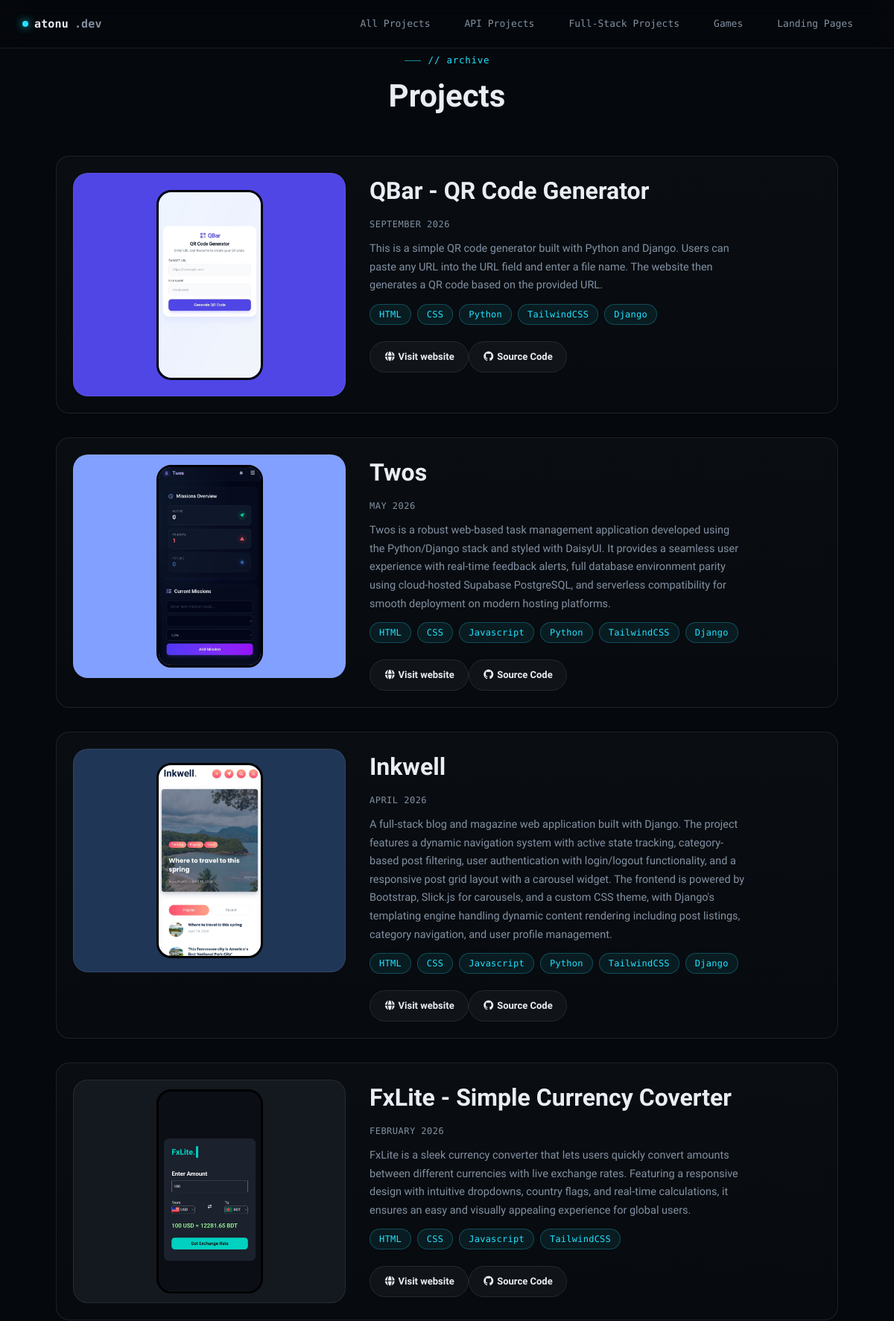
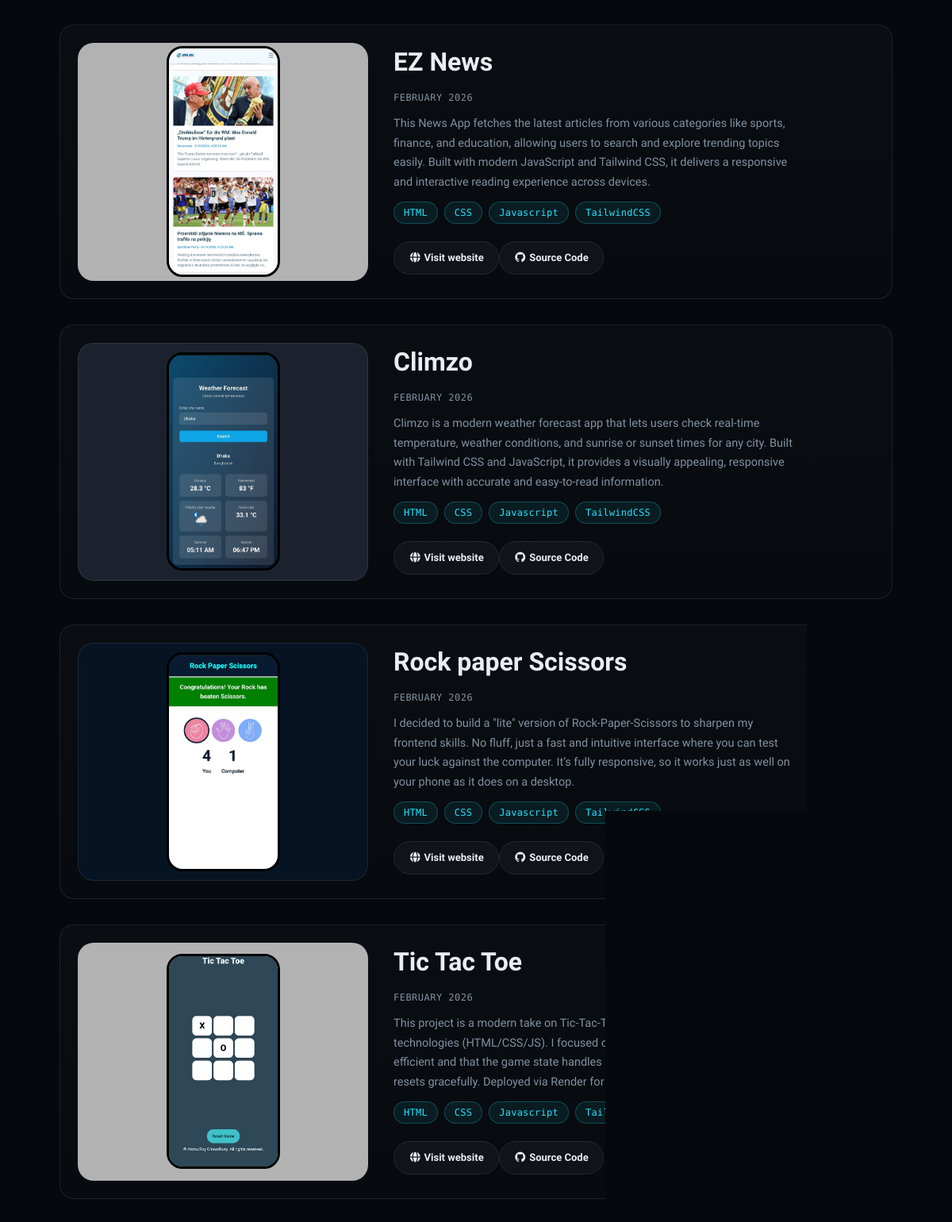
/projects/ (upper part), run on the app's committed database (2 pictures, top to bottom).
### home/models.py (models this page shows, shortened)
class Category(models.Model):
    name = models.CharField(max_length=100)
    slug = AutoSlugField(populate_from = "name", unique=True, max_length=255)

class Projects(models.Model):
    category = models.ForeignKey(Category, related_name="project", on_delete=models.CASCADE)
    image= models.ImageField(upload_to='images/')
    image_bg = models.CharField(max_length=100)
    project_title = models.CharField(max_length=255)
    working_date = models.CharField(max_length=100)
    desc = models.TextField()
    link = models.TextField()
    github = models.TextField(blank=True)
    skills = models.ManyToManyField(Skills, related_name="projects")

class Skills(models.Model):
    skill_title = models.CharField(max_length=100)
    image = models.ImageField(upload_to='images/')

### home/views.py (the view)
# urls.py: path('projects/', views.projects, name='projects')
def projects(request):
    category = Category.objects.all().order_by('id')
    projects =  Projects.objects.all().order_by('-id')
    skills = Skills.objects.all().order_by("-id")
    data = {
        "category": category,
        "projects":projects,
        "skills":skills,
    }
    return render(request, "projects.html", data)

### templates/projects.html (shortened to what this page needs)
{% extends 'base.html' %} {% block main %}
<div class="navbar sticky top-0 z-100">
  <div class="nav-inner">
    <div class="nav-logo cursor-pointer" onclick="window.location.href=`{% url 'home' %}`"><span class="dot"></span>atonu<span class="text-[#8291a3]">.dev</span></div>
    <div class="hidden lg:flex">
      <ul class="menu menu-horizontal nav-links px-1">
        <li><button type="button" class="filter-btn is-active" data-filter="All" onclick="filterProjects('All')">All
            Projects</button></li>
        {% for cat in category %}
        <li><button type="button" class="filter-btn" data-filter="{{ cat.name }}"
            onclick="filterProjects('{{ cat.name }}')">{{ cat.name }}</button></li>
        {% endfor %}
      </ul>
    </div>
  </div>
</div>
<div class="w-[95%] lg:w-[87.5%] mx-auto">
  <div class="header-texts">
    <p class="eyebrow">// archive</p>
    <h1>Projects</h1>
  </div>
  <div class="project-container flex justify-between flex-col gap-8 mb-24">
    {% for project in projects %}
    <div id="project{{ project.id }}" class="project" data-category="{{ project.category.name }}">
      <div class="img-frame bg-{{ project.image_bg }}">
        <img width="143px" height="280px" src="{{ project.image.url }}" />
      </div>
      <div class="desc">
        <h4>{{ project.project_title }}</h4>
        <p>{{ project.working_date }}</p>
        <p>{{ project.desc }}</p>
        <div class="flex gap-2 flex-wrap">
          {% for skill in project.skills.all %}
          <span data-slot="badge">{{ skill.skill_title }}</span>
          {% endfor %}
        </div>
        <div class="flex flex-wrap">
          <button class="button visit" type="button" onclick="window.open('{{ project.link }}','_blank')">
            <i class="fa-solid fa-globe"></i> Visit website
          </button>
          <button class="button visit" type="button" onclick="window.open('{{ project.github }}', '_blank')">
            <i class="fa-brands fa-github"></i> Source Code
          </button>
        </div>
      </div>
    </div>
    {% endfor %}
  </div>
</div>
{% endblock %}

### templates/base.html (shortened to what this page needs)
{% load static %}
<!DOCTYPE html>
<html lang="en">
<head>
    <link rel="stylesheet" href="{% static 'css/output.css' %}">
    <script src="https://cdn.jsdelivr.net/npm/@tailwindcss/browser@4"></script>
    <link rel="stylesheet" href="https://cdnjs.cloudflare.com/ajax/libs/font-awesome/7.0.1/css/all.min.css"
 />
    <link href="https://cdn.jsdelivr.net/npm/daisyui@5" rel="stylesheet" type="text/css" />
</head>
<body class="">
    <div id="bg-wash"></div>
    {% block main %}{% endblock main %}
</body>
</html>

### data on the page
Category: name "API Projects"
Category: name "Full-Stack Projects"
Category: name "Games"
Category: name "Landing Pages"
Projects: image (picture), project_title "QBar - QR Code Generator", working_date "SEPTEMBER 2026", desc "This is a simple QR code generator built with Python and Django. Users can paste any URL into the URL field and enter a file name. The website then generates a QR code based on the provided URL."
Skills: skill_title "HTML"
Skills: skill_title "CSS"
Skills: skill_title "Python"
Skills: skill_title "TailwindCSS"
Skills: skill_title "Django"
Projects: image (picture), project_title "Twos", working_date "MAY 2026", desc "Twos is a robust web-based task management application developed using the Python/Django stack and styled with DaisyUI. It provides a seamless user experience with real-time feedback alerts, full database environment parity using cloud-hosted Supabase PostgreSQL, and serverless compatibility for smooth deployment on modern hosting platforms."
Skills: skill_title "Javascript"
Projects: image (picture), project_title "Inkwell", working_date "APRIL 2026", desc "A full-stack blog and magazine web application built with Django. The project features a dynamic navigation system with active state tracking, category-based post filtering, user authentication with login/logout functionality, and a responsive post grid layout with a carousel widget. The frontend is powered by Bootstrap, Slick.js for carousels, and a custom CSS theme, with Django's templating engine handling dynamic content rendering including post listings, category navigation, and user profile management."
Projects: image (picture), project_title "FxLite - Simple Currency Coverter", working_date "FEBRUARY 2026", desc "FxLite is a sleek currency converter that lets users quickly convert amounts between different currencies with live exchange rates. Featuring a responsive design with intuitive dropdowns, country flags, and real-time calculations, it ensures an easy and visually appealing experience for global users."
Projects: image (picture), project_title "EZ News", working_date "FEBRUARY 2026", desc "This News App fetches the latest articles from various categories like sports, finance, and education, allowing users to search and explore trending topics easily. Built with modern JavaScript and Tailwind CSS, it delivers a responsive and interactive reading experience across devices."
Projects: image (picture), project_title "Climzo", working_date "FEBRUARY 2026", desc "Climzo is a modern weather forecast app that lets users check real-time temperature, weather conditions, and sunrise or sunset times for any city. Built with Tailwind CSS and JavaScript, it provides a visually appealing, responsive interface with accurate and easy-to-read information."
Projects: image (picture), project_title "Rock paper Scissors", working_date "FEBRUARY 2026", desc "I decided to build a \"lite\" version of Rock-Paper-Scissors to sharpen my frontend skills. No fluff, just a fast and intuitive interface where you can test your luck against the computer. It’s fully responsive, so it works just as well on your phone as it does on a desktop."
Projects: image (picture), project_title "Tic Tac Toe", working_date "FEBRUARY 2026", desc "This project is a modern take on Tic-Tac-Toe, built using vanilla web technologies (HTML/CSS/JS). I focused on ensuring the win-condition logic is efficient and that the game state handles edge cases like draws and mid-game resets gracefully. Deployed via Render for instant performance."
